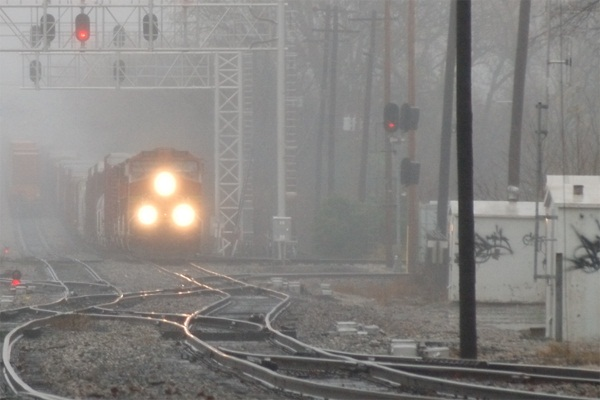
#> input picture image/work4-3.jpg, 600 x 400 px
$ jupyter execute work4.ipynb
#> lines starting #> are read from the running program, lines starting #| are printed output that depends on the picture; long printed decimals are rounded
[cell 1]
'''
    实验内容：复现何凯明去雾算法
    参考：https://blog.csdn.net/qq_45906101/article/details/127681893
'''
import cv2
import numpy as np
import matplotlib.pyplot as plt
import math

# 查看需要去雾的图片
img = cv2.imread('image/work4-3.jpg')
#> img is the input picture: shape (400, 600, 3); mean B, G, R 128.8, 131.4, 134.1
I = img.astype('float32') / 255.0
img = cv2.cvtColor(img,cv2.COLOR_BGR2RGB)
plt.imshow(img)

[cell 2]
# 查看图片尺寸
img.shape
#> Out = (400, 600, 3)

[cell 3]
'''
    第一步：求暗通道 dark
'''
# 获取三通道最小值
r, g, b = cv2.split(img)
min_data = cv2.min(cv2.min(r,g),b)
# 卷积核 窗口为15x15，即最小滤波的半径为7
kernel = cv2.getStructuringElement(cv2.MORPH_RECT, (7,7))
# 图像腐蚀
dark = cv2.erode(min_data, kernel)
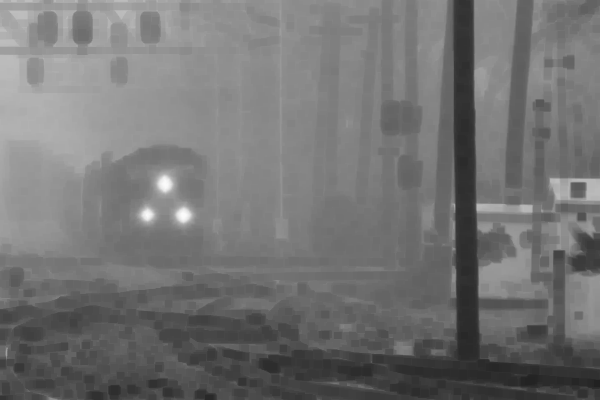
#> dark: shape (400, 600); min 33, max 251, mean 115.3
# 查看图片
plt.imshow(dark,cmap="gray")

# 封装
def darkchannel(img):
    r,g,b = cv2.split(img)
    min_data=cv2.min(cv2.min(r,g),b)
    kernel=cv2.getStructuringElement(cv2.MORPH_RECT,(15,15))
    dark=cv2.erode(min_data,kernel)
    return dark

[cell 4]
'''
    第二步：计算大气光 A
'''
[h, w] = img.shape[: 2]
#> h = 400; w = 600
# 像素个数
img_size = h * w
#> img_size = 240000
# 选取前0.1%的像素
numpx = int(max(math.floor(img_size/1000),1))
#> numpx = 240
# 按通道向量
darkvec = dark.reshape(1,img_size)
# 将每个通道都变成(1,img_size)，为了根据索引求和
bvec = b.reshape(1,img_size)
gvec = g.reshape(1,img_size)
rvec = r.reshape(1,img_size)
# 暗通道向量值按照从小到大排，并返回索引
index = darkvec.argsort()
# 获取到前0.1%的像素在darkvex中的索引值
index = index[:,img_size - numpx::]
A = np.zeros([1,3])
# 下列是分别求取前0.1%的原图像素在各通道的像素值
for j in range(0,numpx):
    A[0,0] += bvec[0,index[0,j]]
#> after the loop, A = [[60790, 0, 0]]
for j in range(0,numpx):
    A[0,1] += gvec[0,index[0,j]]
#> after the loop, A = [[60790, 61164, 0]]
for j in range(0,numpx):
    A[0,2] += rvec[0,index[0,j]]
#> after the loop, A = [[60790, 61164, 61110]]
# 把这些像素的平均值作为大气光
A /= numpx
#> A = [[253.3, 254.8, 254.6]]

print(A)
#| [[253.292 254.85       254.625     ]]

[cell 5]
'''
    第三步：计算原始传输率 t
'''
omega = 0.95
ia = np.empty(I.shape, I.dtype)
for i in range(0, 3):
    #每个通道单独计算
    ia[:,:,i] = I[:,:,i] / A[0,i]
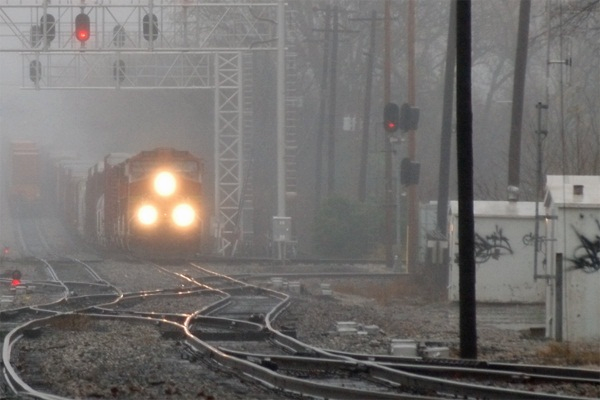
#> ia: shape (400, 600, 3) float32; mean B, G, R 0.00199, 0.00202, 0.00207; drawn with min black and max white
#与论文中公式一致
trans = 1 - omega * darkchannel(ia)
plt.imshow(trans,cmap='gray')

[cell 6]
'''
    第四步：导向滤波 可以保留图像边缘的同时 给图像去噪 让图像变光滑
'''
# 图像空间转换 转换成灰度图
gray = cv2.cvtColor(img, cv2.COLOR_RGB2GRAY)
# 0-1
gray = np.float32(gray)/255
plt.imshow(gray,cmap="gray")

[cell 7]
# 滤波半径
r = 60
eps = 0.001
# 导向滤波实际实现
mean_I = cv2.boxFilter(gray, -1, (r, r))
mean_p = cv2.boxFilter(trans, -1, (r, r))
mean_Ip = cv2.boxFilter(gray * trans, -1, (r, r))
cov_Ip = mean_Ip - mean_I * mean_p
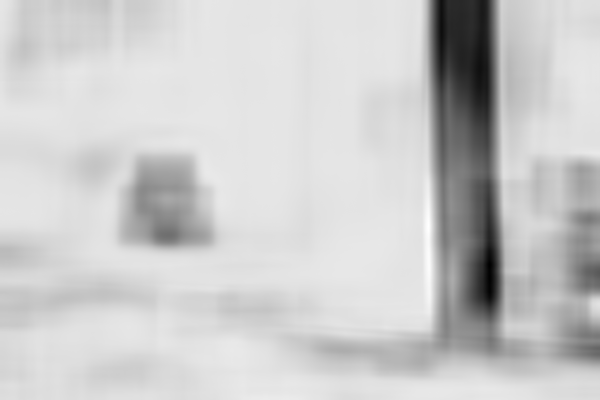
#> cov_Ip: shape (400, 600) float32; min -7.3e-05, max 7.69e-06, mean -8.82e-06; drawn with min black and max white

mean_II = cv2.boxFilter(gray * gray, -1, (r, r))
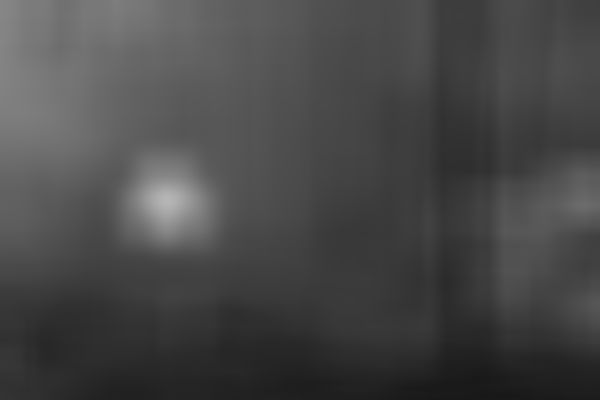
#> mean_II: shape (400, 600) float32; min 0.0963, max 0.713, mean 0.283
var_I = mean_II - mean_I * mean_I

a = cov_Ip / (var_I + eps)
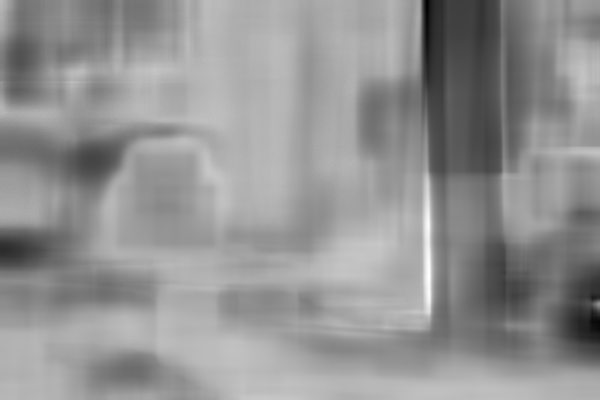
#> a: shape (400, 600) float32; min -0.00443, max 0.00152, mean -0.001; drawn with min black and max white
b = mean_p - a * mean_I

mean_a = cv2.boxFilter(a, -1, (r, r))
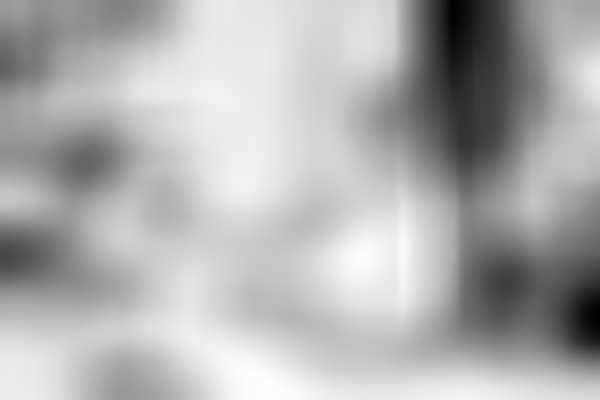
#> mean_a: shape (400, 600) float32; min -0.0032, max -1.88e-05, mean -0.001; drawn with min black and max white
mean_b = cv2.boxFilter(b, -1, (r, r))
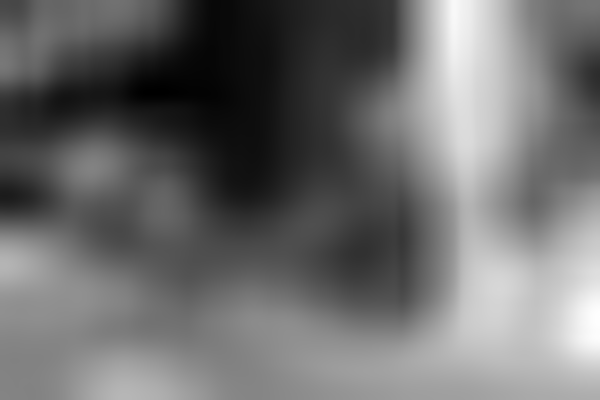
#> mean_b: shape (400, 600) float32; min 0.998, max 1, mean 0.999; drawn with min black and max white

filter_img = mean_a * gray + mean_b

plt.imshow(filter_img,cmap="gray")

[cell 8]
# 恢复原图
res = np.empty(I.shape, I.dtype)
# 有些地方t可能趋近于0，保留大量雾霾去雾的少量雾霾 设置t的一个最小下界为0.1
filter_img = cv2.max(filter_img, 0.1)

for ind in range(0, 3):
    res[:, :, ind] = (I[:, :, ind] - A[0, ind]) / filter_img + A[0, ind]
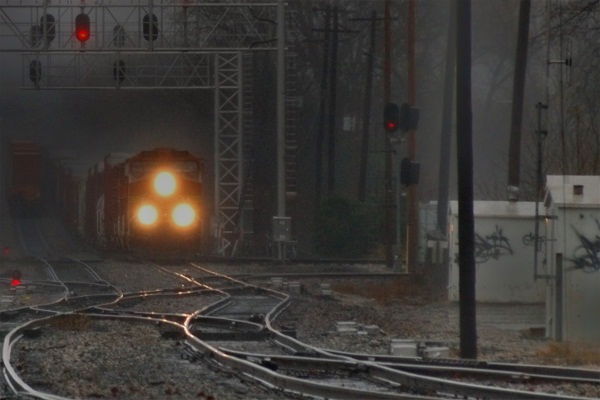
#> res: shape (400, 600, 3) float32; mean B, G, R 0.103, 0.111, 0.122; drawn with min black and max white

# 查看恢复的图
res = cv2.cvtColor(res,cv2.COLOR_BGR2RGB)
plt.imshow(res)
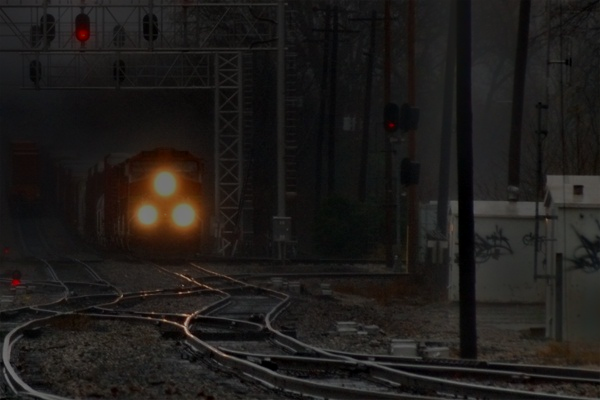
#> shown: shape (400, 600, 3) float32; mean R, G, B 0.122, 0.111, 0.103

[cell 9]
# 查看对比效果
I = cv2.cvtColor(I,cv2.COLOR_BGR2RGB)
com = np.hstack((I, res))
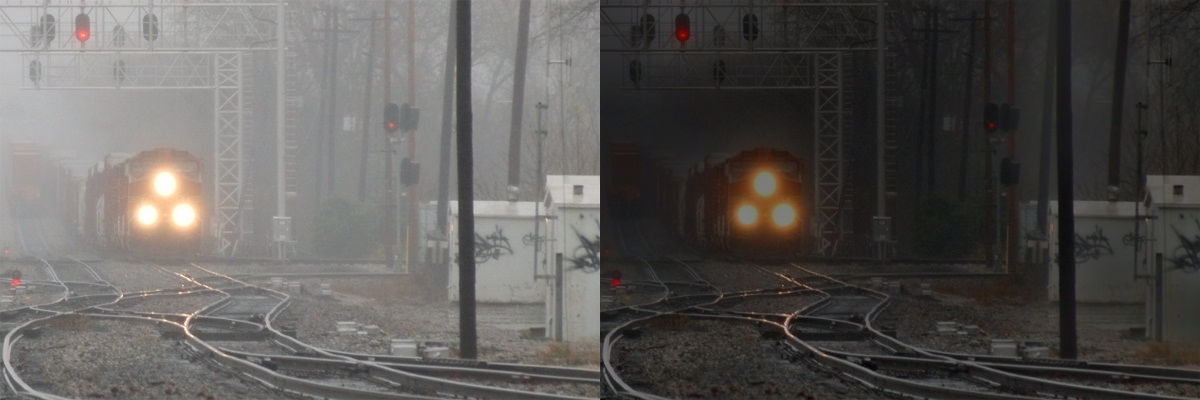
#> com: shape (400, 1200, 3) float32; mean R, G, B 0.324, 0.313, 0.304; drawn with min black and max white
plt.imshow(com)

$ run again, with image/work4-1.jpg copied over image/work4-3.jpg
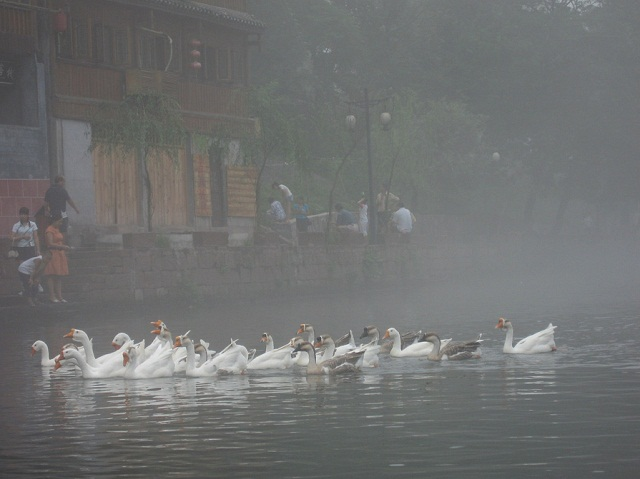
#> input picture image/work4-1.jpg, 640 x 479 px
#> img is the input picture: shape (479, 640, 3); mean B, G, R 112.3, 112.7, 111.2
#> after the loop `for j in range(0,numpx):`: A = [[65035, 0, 0]]
#> after the loop `for j in range(0,numpx):`: A = [[65035, 65245, 0]]
#> after the loop `for j in range(0,numpx):`: A = [[65035, 65245, 65105]]
#> `A /= numpx`: A = [[212.5, 213.2, 212.8]]
#| [[212.533 213.219 212.761]]
#> after the loop `for ind in range(0, 3):`:
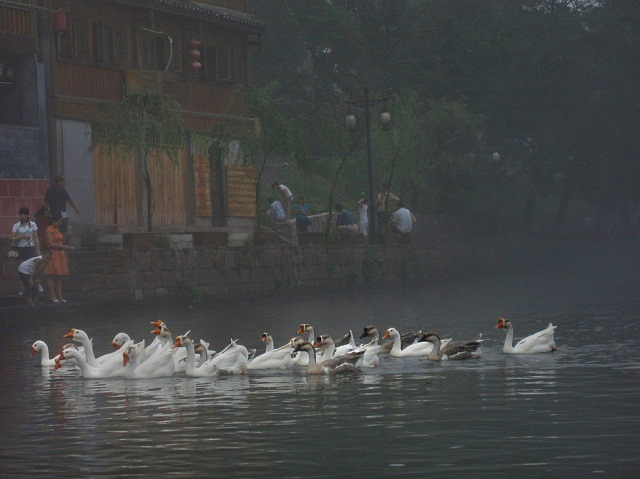
#> res: shape (479, 640, 3) float32; mean B, G, R 0.079, 0.0797, 0.0746; drawn with min black and max white
#> `com = np.hstack((I, res))`:
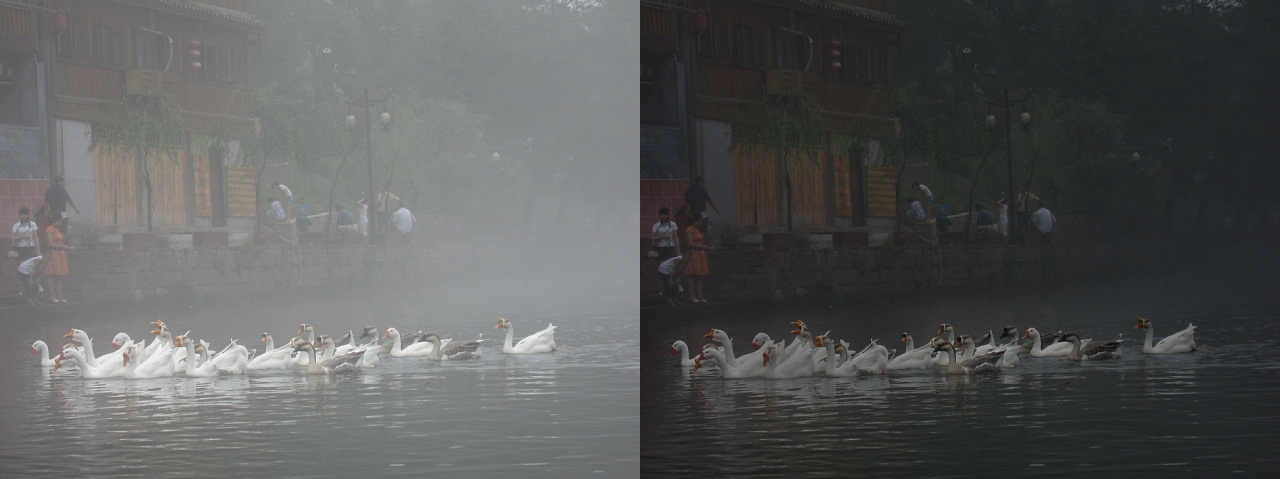
#> com: shape (479, 1280, 3) float32; mean R, G, B 0.255, 0.261, 0.26; drawn with min black and max white

$ run again, with image/work4-2.jpg copied over image/work4-3.jpg
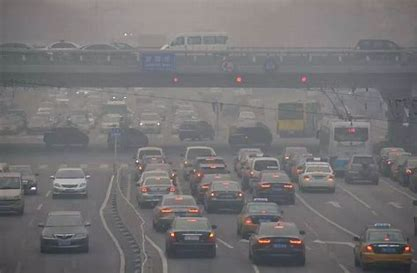
#> input picture image/work4-2.jpg, 417 x 273 px
#> img is the input picture: shape (273, 417, 3); mean B, G, R 116.3, 114.8, 117
#> after the loop `for j in range(0,numpx):`: A = [[17338, 0, 0]]
#> after the loop `for j in range(0,numpx):`: A = [[17338, 17677, 0]]
#> after the loop `for j in range(0,numpx):`: A = [[17338, 17677, 18581]]
#> `A /= numpx`: A = [[153.4, 156.4, 164.4]]
#| [[153.434 156.434 164.434]]
#> `com = np.hstack((I, res))`:
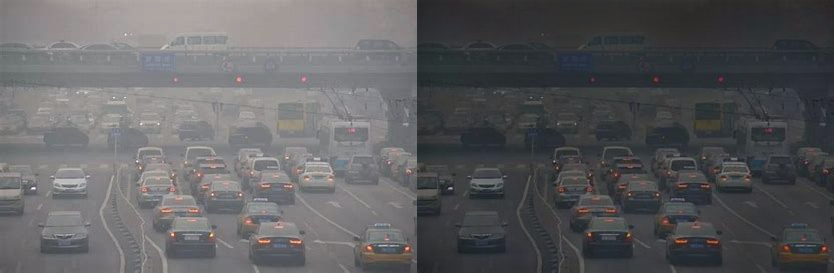
#> com: shape (273, 834, 3) float32; mean R, G, B 0.281, 0.281, 0.29; drawn with min black and max white
